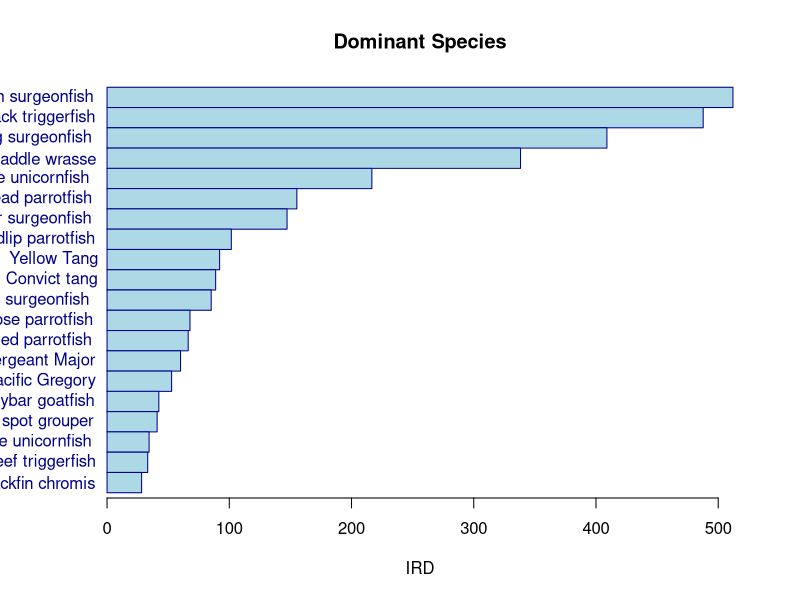

Recreate this plot in R.
# Setting Up
library(tidyverse)


data.df <- read.csv("Examples/CoralReefFishAssemblages/Friedlanderetal2003_Table2.csv",stringsAsFactors = FALSE)


out.table <- data.df %>% select(Common.name,Frequency,Biomass, IRD)
write.csv(out.table,"Examples/CoralReefFishAssemblages/DisplayTable.csv",row.names = FALSE)

custom.barplot <- function(values,labels,xlab="Value"){
# values = vector with numeric values
# labels = vector with text strings
# xlab = x axis label
  
n.species <- length(labels)  
y.ticks <- 1:n.species
plot(1:5,1:5,type="n",xlim=c(0,max(values)),ylim=c(n.species,1),bty="n",axes=FALSE,
      xlab = xlab,ylab="") 
axis(1)

rect(0,y.ticks-0.5,values,y.ticks+0.5,col="lightblue",border="darkblue")
text(0,y.ticks,labels=labels,adj=1.1,xpd=NA,col="darkblue")
  
}


custom.barplot(data.df$IRD,labels=data.df$Common.name,xlab="IRD")
title(main="Dominant Species")
